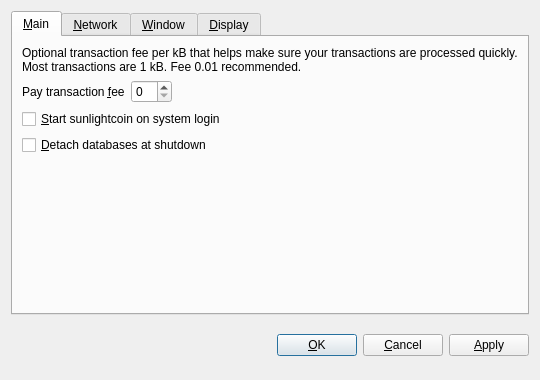
<?xml version="1.0" encoding="UTF-8"?>
<ui version="4.0">
 <class>OptionsDialog</class>
 <widget class="QDialog" name="OptionsDialog">
  <property name="geometry">
   <rect>
    <x>0</x>
    <y>0</y>
    <width>540</width>
    <height>380</height>
   </rect>
  </property>
  <property name="windowTitle">
   <string>Options</string>
  </property>
  <property name="modal">
   <bool>true</bool>
  </property>
  <layout class="QVBoxLayout" name="verticalLayout">
   <item>
    <widget class="QTabWidget" name="tabWidget">
     <property name="tabPosition">
      <enum>QTabWidget::North</enum>
     </property>
     <property name="currentIndex">
      <number>0</number>
     </property>
     <widget class="QWidget" name="tabMain">
      <attribute name="title">
       <string>&amp;Main</string>
      </attribute>
      <layout class="QVBoxLayout" name="verticalLayout_Main">
       <item>
        <widget class="QLabel" name="transactionFeeInfoLabel">
         <property name="text">
          <string>Optional transaction fee per kB that helps make sure your transactions are processed quickly. Most transactions are 1 kB. Fee 0.01 recommended.</string>
         </property>
         <property name="textFormat">
          <enum>Qt::PlainText</enum>
         </property>
         <property name="wordWrap">
          <bool>true</bool>
         </property>
        </widget>
       </item>
       <item>
        <layout class="QHBoxLayout" name="horizontalLayout_Main">
         <item>
          <widget class="QLabel" name="transactionFeeLabel">
           <property name="text">
            <string>Pay transaction &amp;fee</string>
           </property>
           <property name="textFormat">
            <enum>Qt::PlainText</enum>
           </property>
           <property name="buddy">
            <cstring>transactionFee</cstring>
           </property>
          </widget>
         </item>
         <item>
          <widget class="BitcoinAmountField" name="transactionFee"/>
         </item>
         <item>
          <spacer name="horizontalSpacer_Main">
           <property name="orientation">
            <enum>Qt::Horizontal</enum>
           </property>
           <property name="sizeHint" stdset="0">
            <size>
             <width>40</width>
             <height>20</height>
            </size>
           </property>
          </spacer>
         </item>
        </layout>
       </item>
       <item>
        <widget class="QCheckBox" name="bitcoinAtStartup">
         <property name="toolTip">
          <string>Automatically start sunlightcoin after logging in to the system.</string>
         </property>
         <property name="text">
          <string>&amp;Start sunlightcoin on system login</string>
         </property>
        </widget>
       </item>
       <item>
        <widget class="QCheckBox" name="detachDatabases">
         <property name="toolTip">
          <string>Detach block and address databases at shutdown. This means they can be moved to another data directory, but it slows down shutdown. The wallet is always detached.</string>
         </property>
         <property name="text">
          <string>&amp;Detach databases at shutdown</string>
         </property>
        </widget>
       </item>
       <item>
        <spacer name="verticalSpacer_Main">
         <property name="orientation">
          <enum>Qt::Vertical</enum>
         </property>
         <property name="sizeHint" stdset="0">
          <size>
           <width>20</width>
           <height>40</height>
          </size>
         </property>
        </spacer>
       </item>
      </layout>
     </widget>
     <widget class="QWidget" name="tabNetwork">
      <attribute name="title">
       <string>&amp;Network</string>
      </attribute>
      <layout class="QVBoxLayout" name="verticalLayout_Network">
       <item>
        <widget class="QCheckBox" name="mapPortUpnp">
         <property name="toolTip">
          <string>Automatically open the sunlightcoin client port on the router. This only works when your router supports UPnP and it is enabled.</string>
         </property>
         <property name="text">
          <string>Map port using &amp;UPnP</string>
         </property>
        </widget>
       </item>
       <item>
        <widget class="QCheckBox" name="connectSocks">
         <property name="toolTip">
          <string>Connect to the sunlightcoin network through a SOCKS proxy (e.g. when connecting through Tor).</string>
         </property>
         <property name="text">
          <string>&amp;Connect through SOCKS proxy:</string>
         </property>
        </widget>
       </item>
       <item>
        <layout class="QHBoxLayout" name="horizontalLayout_Network">
         <item>
          <widget class="QLabel" name="proxyIpLabel">
           <property name="text">
            <string>Proxy &amp;IP:</string>
           </property>
           <property name="textFormat">
            <enum>Qt::PlainText</enum>
           </property>
           <property name="buddy">
            <cstring>proxyIp</cstring>
           </property>
          </widget>
         </item>
         <item>
          <widget class="QValidatedLineEdit" name="proxyIp">
           <property name="maximumSize">
            <size>
             <width>140</width>
             <height>16777215</height>
            </size>
           </property>
           <property name="toolTip">
            <string>IP address of the proxy (e.g. 127.0.0.1)</string>
           </property>
          </widget>
         </item>
         <item>
          <widget class="QLabel" name="proxyPortLabel">
           <property name="text">
            <string>&amp;Port:</string>
           </property>
           <property name="textFormat">
            <enum>Qt::PlainText</enum>
           </property>
           <property name="buddy">
            <cstring>proxyPort</cstring>
           </property>
          </widget>
         </item>
         <item>
          <widget class="QLineEdit" name="proxyPort">
           <property name="maximumSize">
            <size>
             <width>55</width>
             <height>16777215</height>
            </size>
           </property>
           <property name="toolTip">
            <string>Port of the proxy (e.g. 9050)</string>
           </property>
          </widget>
         </item>
         <item>
          <widget class="QLabel" name="socksVersionLabel">
           <property name="text">
            <string>SOCKS &amp;Version:</string>
           </property>
           <property name="textFormat">
            <enum>Qt::PlainText</enum>
           </property>
           <property name="buddy">
            <cstring>socksVersion</cstring>
           </property>
          </widget>
         </item>
         <item>
          <widget class="QValueComboBox" name="socksVersion">
           <property name="toolTip">
            <string>SOCKS version of the proxy (e.g. 5)</string>
           </property>
          </widget>
         </item>
         <item>
          <spacer name="horizontalSpacer_Network">
           <property name="orientation">
            <enum>Qt::Horizontal</enum>
           </property>
           <property name="sizeHint" stdset="0">
            <size>
             <width>40</width>
             <height>20</height>
            </size>
           </property>
          </spacer>
         </item>
        </layout>
       </item>
       <item>
        <spacer name="verticalSpacer_Network">
         <property name="orientation">
          <enum>Qt::Vertical</enum>
         </property>
         <property name="sizeHint" stdset="0">
          <size>
           <width>20</width>
           <height>40</height>
          </size>
         </property>
        </spacer>
       </item>
      </layout>
     </widget>
     <widget class="QWidget" name="tabWindow">
      <attribute name="title">
       <string>&amp;Window</string>
      </attribute>
      <layout class="QVBoxLayout" name="verticalLayout_Window">
       <item>
        <widget class="QCheckBox" name="minimizeToTray">
         <property name="toolTip">
          <string>Show only a tray icon after minimizing the window.</string>
         </property>
         <property name="text">
          <string>&amp;Minimize to the tray instead of the taskbar</string>
         </property>
        </widget>
       </item>
       <item>
        <widget class="QCheckBox" name="minimizeOnClose">
         <property name="toolTip">
          <string>Minimize instead of exit the application when the window is closed. When this option is enabled, the application will be closed only after selecting Quit in the menu.</string>
         </property>
         <property name="text">
          <string>M&amp;inimize on close</string>
         </property>
        </widget>
       </item>
       <item>
        <spacer name="verticalSpacer_Window">
         <property name="orientation">
          <enum>Qt::Vertical</enum>
         </property>
         <property name="sizeHint" stdset="0">
          <size>
           <width>20</width>
           <height>40</height>
          </size>
         </property>
        </spacer>
       </item>
      </layout>
     </widget>
     <widget class="QWidget" name="tabDisplay">
      <attribute name="title">
       <string>&amp;Display</string>
      </attribute>
      <layout class="QVBoxLayout" name="verticalLayout_Display">
       <item>
        <layout class="QHBoxLayout" name="horizontalLayout_1_Display">
         <item>
          <widget class="QLabel" name="langLabel">
           <property name="text">
            <string>User Interface &amp;language:</string>
           </property>
           <property name="textFormat">
            <enum>Qt::PlainText</enum>
           </property>
           <property name="buddy">
            <cstring>lang</cstring>
           </property>
          </widget>
         </item>
         <item>
          <widget class="QValueComboBox" name="lang">
           <property name="toolTip">
            <string>The user interface language can be set here. This setting will take effect after restarting sunlightcoin.</string>
           </property>
          </widget>
         </item>
        </layout>
       </item>
       <item>
        <layout class="QHBoxLayout" name="horizontalLayout_2_Display">
         <item>
          <widget class="QLabel" name="unitLabel">
           <property name="text">
            <string>&amp;Unit to show amounts in:</string>
           </property>
           <property name="textFormat">
            <enum>Qt::PlainText</enum>
           </property>
           <property name="buddy">
            <cstring>unit</cstring>
           </property>
          </widget>
         </item>
         <item>
          <widget class="QValueComboBox" name="unit">
           <property name="toolTip">
            <string>Choose the default subdivision unit to show in the interface and when sending coins.</string>
           </property>
          </widget>
         </item>
        </layout>
       </item>
       <item>
        <widget class="QCheckBox" name="displayAddresses">
         <property name="toolTip">
          <string>Whether to show sunlightcoin addresses in the transaction list.</string>
         </property>
         <property name="text">
          <string>&amp;Display addresses in transaction list</string>
         </property>
        </widget>
       </item>
       <item>
        <widget class="QCheckBox" name="coinControlFeatures">
         <property name="toolTip">
          <string>Whether to show coin control features or not.</string>
         </property>
         <property name="text">
          <string>Display coin &amp;control features (experts only!)</string>
         </property>
        </widget>
       </item>
       <item>
        <spacer name="verticalSpacer_Display">
         <property name="orientation">
          <enum>Qt::Vertical</enum>
         </property>
         <property name="sizeHint" stdset="0">
          <size>
           <width>20</width>
           <height>40</height>
          </size>
         </property>
        </spacer>
       </item>
      </layout>
     </widget>
    </widget>
   </item>
   <item>
    <layout class="QHBoxLayout" name="horizontalLayout_Buttons">
     <item>
      <spacer name="horizontalSpacer_1">
       <property name="orientation">
        <enum>Qt::Horizontal</enum>
       </property>
       <property name="sizeHint" stdset="0">
        <size>
         <width>40</width>
         <height>48</height>
        </size>
       </property>
      </spacer>
     </item>
     <item>
      <widget class="QLabel" name="statusLabel">
       <property name="font">
        <font>
         <weight>75</weight>
         <bold>true</bold>
        </font>
       </property>
       <property name="text">
        <string/>
       </property>
       <property name="textFormat">
        <enum>Qt::PlainText</enum>
       </property>
       <property name="wordWrap">
        <bool>true</bool>
       </property>
      </widget>
     </item>
     <item>
      <spacer name="horizontalSpacer_2">
       <property name="orientation">
        <enum>Qt::Horizontal</enum>
       </property>
       <property name="sizeHint" stdset="0">
        <size>
         <width>40</width>
         <height>48</height>
        </size>
       </property>
      </spacer>
     </item>
     <item>
      <widget class="QPushButton" name="okButton">
       <property name="text">
        <string>&amp;OK</string>
       </property>
      </widget>
     </item>
     <item>
      <widget class="QPushButton" name="cancelButton">
       <property name="text">
        <string>&amp;Cancel</string>
       </property>
       <property name="autoDefault">
        <bool>false</bool>
       </property>
      </widget>
     </item>
     <item>
      <widget class="QPushButton" name="applyButton">
       <property name="text">
        <string>&amp;Apply</string>
       </property>
       <property name="autoDefault">
        <bool>false</bool>
       </property>
      </widget>
     </item>
    </layout>
   </item>
  </layout>
 </widget>
 <customwidgets>
  <customwidget>
   <class>BitcoinAmountField</class>
   <extends>QSpinBox</extends>
   <header>bitcoinamountfield.h</header>
  </customwidget>
  <customwidget>
   <class>QValueComboBox</class>
   <extends>QComboBox</extends>
   <header>qvaluecombobox.h</header>
  </customwidget>
  <customwidget>
   <class>QValidatedLineEdit</class>
   <extends>QLineEdit</extends>
   <header>qvalidatedlineedit.h</header>
  </customwidget>
 </customwidgets>
 <resources/>
 <connections/>
</ui>
